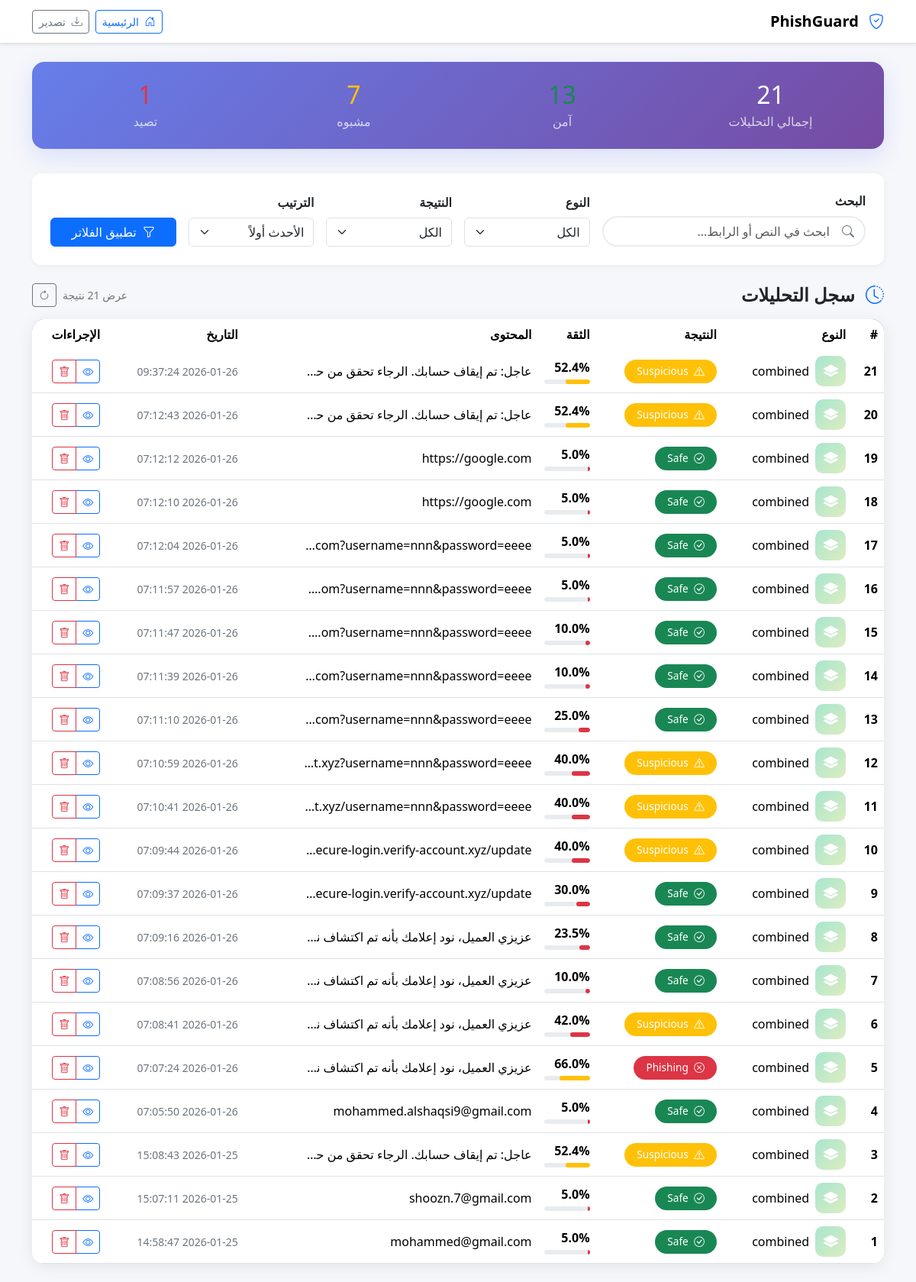
The app's page /history with its own data.
### tables this page shows
CREATE TABLE analysis_logs (
        id INTEGER PRIMARY KEY AUTOINCREMENT,
        input_type TEXT NOT NULL,              -- 'email' or 'url' or 'combined'
        email_text TEXT,
        url TEXT,
        label TEXT NOT NULL,                   -- Safe / Suspicious / Phishing
        confidence REAL NOT NULL,              -- 0..1
        explanation TEXT NOT NULL,
        client_ip TEXT,
        user_agent TEXT,
        created_at DATETIME DEFAULT CURRENT_TIMESTAMP
    );

### app/main.py (the view)
@app.get("/history", response_class=HTMLResponse)
def history(request: Request):
    conn = get_conn()
    rows = conn.execute("""
        SELECT id, input_type, label, confidence, created_at, substr(email_text,1,120) as email_preview, substr(url,1,120) as url_preview
        FROM analysis_logs
        ORDER BY id DESC
        LIMIT 200
    """).fetchall()
    conn.close()
    return templates.TemplateResponse("history.html", {"request": request, "rows": rows})

### app/templates/history.html (shortened to what this page needs)
<!doctype html>
<html lang="ar" dir="rtl">
<head>
  <link href="https://cdn.jsdelivr.net/npm/bootstrap@5.3.3/dist/css/bootstrap.rtl.min.css" rel="stylesheet">
  <link href="https://cdn.jsdelivr.net/npm/bootstrap-icons@1.11.0/font/bootstrap-icons.css" rel="stylesheet">
  <link href="/static/css/style.css" rel="stylesheet">
</head>
<body class="bg-soft">
  <nav class="navbar bg-white border-bottom sticky-top shadow-sm">
    <div class="container">
      <a class="navbar-brand fw-bold" href="/">
        <i class="bi bi-shield-check text-primary me-2"></i>
        PhishGuard
      </a>
      <div class="d-flex gap-2">
        <a class="btn btn-outline-primary btn-sm" href="/">
          <i class="bi bi-house-door me-1"></i>
          الرئيسية
        </a>
        <button class="btn btn-outline-secondary btn-sm" onclick="exportData()">
          <i class="bi bi-download me-1"></i>
          تصدير
        </button>
      </div>
    </div>
  </nav>
  <main class="container py-4">
    <div class="stats-card">
      <div class="row g-4">
        <div class="col-md-3">
          <div class="text-center">
            <h2 class="mb-1" id="totalCount">0</h2>
            <p class="mb-0 opacity-75">إجمالي التحليلات</p>
          </div>
        </div>
        <div class="col-md-3">
          <div class="text-center">
            <h2 class="mb-1 text-success" id="safeCount">0</h2>
            <p class="mb-0 opacity-75">آمن</p>
          </div>
        </div>
        <div class="col-md-3">
          <div class="text-center">
            <h2 class="mb-1 text-warning" id="suspiciousCount">0</h2>
            <p class="mb-0 opacity-75">مشبوه</p>
          </div>
        </div>
        <div class="col-md-3">
          <div class="text-center">
            <h2 class="mb-1 text-danger" id="phishingCount">0</h2>
            <p class="mb-0 opacity-75">تصيد</p>
          </div>
        </div>
      </div>
    </div>
    <div class="filter-section">
      <div class="row g-3 align-items-end">
        <div class="col-md-4">
          <label class="form-label fw-semibold">البحث</label>
          <div class="search-box">
            <i class="bi bi-search"></i>
            <input type="text" class="form-control" id="searchInput" placeholder="ابحث في النص أو الرابط...">
          </div>
        </div>
        <div class="col-md-2">
          <label class="form-label fw-semibold">النوع</label>
          <select class="form-select" id="typeFilter">
            <option value="">الكل</option>
          </select>
        </div>
        <div class="col-md-2">
          <label class="form-label fw-semibold">النتيجة</label>
          <select class="form-select" id="resultFilter">
            <option value="">الكل</option>
          </select>
        </div>
        <div class="col-md-2">
          <label class="form-label fw-semibold">الترتيب</label>
          <select class="form-select" id="sortOrder">
            <option value="desc">الأحدث أولاً</option>
          </select>
        </div>
        <div class="col-md-2">
          <button class="btn btn-primary w-100" onclick="applyFilters()">
            <i class="bi bi-funnel me-1"></i>
            تطبيق الفلاتر
          </button>
        </div>
      </div>
    </div>
    <div class="d-flex align-items-center justify-content-between mb-3">
      <h4 class="fw-bold mb-0">
        <i class="bi bi-clock-history text-primary me-2"></i>
        سجل التحليلات
      </h4>
      <div class="d-flex gap-2 align-items-center">
        <span class="text-secondary small" id="resultsCount">عرض 0 نتيجة</span>
        <button class="btn btn-outline-secondary btn-sm" onclick="refreshData()">
          <i class="bi bi-arrow-clockwise"></i>
        </button>
      </div>
    </div>
    <div class="history-table">
      <div class="table-responsive">
        <table class="table table-hover align-middle mb-0" id="historyTable">
          <thead>
            <tr>
              <th class="border-0">#</th>
              <th class="border-0">النوع</th>
              <th class="border-0">النتيجة</th>
              <th class="border-0">الثقة</th>
              <th class="border-0">المحتوى</th>
              <th class="border-0">التاريخ</th>
              <th class="border-0">الإجراءات</th>
            </tr>
          </thead>
          <tbody id="tableBody">
            {% for r in rows %}
            <tr data-type="{{ r['input_type'] }}" data-result="{{ r['label'] }}" data-content="{{ r['email_preview'] or r['url_preview'] }}">
              <td class="fw-semibold">{{ r["id"] }}</td>
              <td>
                <div class="d-flex align-items-center gap-2">
                  <div class="type-icon type-{{ r['input_type'] }}">
                    {% if r['input_type'] == 'email' %}
                      <i class="bi bi-envelope-fill text-white"></i>
                    {% elif r['input_type'] == 'url' %}
                      <i class="bi bi-link-45deg text-white"></i>
                    {% else %}
                      <i class="bi bi-layers-fill text-white"></i>
                    {% endif %}
                  </div>
                  <span class="fw-medium">{{ r["input_type"] }}</span>
                </div>
              </td>
              <td>
                <span class="badge badge-status
                  {% if r['label']=='Safe' %} bg-success
                  {% elif r['label']=='Suspicious' %} bg-warning
                  {% else %} bg-danger {% endif %}">
                  {% if r['label']=='Safe' %}<i class="bi bi-check-circle me-1"></i>
                  {% elif r['label']=='Suspicious' %}<i class="bi bi-exclamation-triangle me-1"></i>
                  {% else %}<i class="bi bi-x-circle me-1"></i>{% endif %}
                  {{ r["label"] }}
                </span>
              </td>
              <td>
                <div class="fw-semibold">{{ (r["confidence"] * 100) | round(1) }}%</div>
                <div class="confidence-bar">
                  <div class="confidence-fill
                    {% if r['confidence'] >= 0.8 %} bg-success
                    {% elif r['confidence'] >= 0.5 %} bg-warning
                    {% else %} bg-danger {% endif %}
                    " data-confidence="{{ r.confidence * 100 }}"></div>
                </div>
              </td>
              <td>
                <div class="preview-text" title="{{ r['email_preview'] or r['url_preview'] }}">
                  {{ r['email_preview'] or r['url_preview'] }}
                </div>
              </td>
              <td>
                <div class="small text-secondary">{{ r["created_at"] }}</div>
              </td>
              <td>
                <div class="btn-group" role="group">
                  <button class="btn btn-sm btn-outline-primary view-details-btn" data-id="{{ r.id }}" title="عرض التفاصيل">
                    <i class="bi bi-eye"></i>
                  </button>
                  <button class="btn btn-sm btn-outline-danger delete-record-btn" data-id="{{ r.id }}" title="حذف">
                    <i class="bi bi-trash"></i>
                  </button>
                </div>
              </td>
            </tr>
            {% endfor %}
          </tbody>
        </table>
      </div>
    </div>
  </main>
</body>
</html>

### app/static/css/style.css (style rules this page uses)
:root { --soft: #f6f7fb; }
.bg-soft { background: var(--soft); }
textarea.form-control, input.form-control { border-radius: 12px; }

### app/templates/history.html (style rules this page uses)
.stats-card { background: linear-gradient(135deg, #667eea 0%, #764ba2 100%); color: white; border-radius: 16px; padding: 1.5rem; margin-bottom: 2rem; box-shadow: 0 10px 30px rgba(102, 126, 234, 0.2); }
.history-table { background: white; border-radius: 16px; overflow: hidden; box-shadow: 0 4px 20px rgba(0,0,0,0.08); }
.history-table thead { background: linear-gradient(135deg, #667eea 0%, #764ba2 100%); color: white; }
.badge-status { font-weight: 500; padding: 0.5rem 1rem; border-radius: 20px; font-size: 0.85rem; }
.confidence-bar { height: 6px; border-radius: 3px; background: #e9ecef; overflow: hidden; margin-top: 0.25rem; }
.confidence-fill { height: 100%; border-radius: 3px; transition: width 0.3s ease; }
.preview-text { max-width: 300px; overflow: hidden; text-overflow: ellipsis; white-space: nowrap; }
.filter-section { background: white; border-radius: 12px; padding: 1.5rem; margin-bottom: 1.5rem; box-shadow: 0 2px 10px rgba(0,0,0,0.05); }
.search-box { position: relative; }
.search-box i { position: absolute; right: 15px; top: 50%; transform: translateY(-50%); color: #6c757d; }
.search-box input { padding-right: 45px; border-radius: 25px; border: 2px solid #e9ecef; transition: border-color 0.3s ease; }
.type-icon { width: 40px; height: 40px; border-radius: 10px; display: flex; align-items: center; justify-content: center; font-size: 1.2rem; }
.type-combined { background: linear-gradient(135deg, #a8e6cf, #dcedc1); }

### records on screen
analysis_logs: id "21", input_type "combined", label "Suspicious", (r['confidence']*100)|round(1) "52.4", created_at "2026-01-26 09:37:24"
analysis_logs: id "20", input_type "combined", label "Suspicious", (r['confidence']*100)|round(1) "52.4", created_at "2026-01-26 07:12:43"
analysis_logs: id "19", input_type "combined", label "Safe", (r['confidence']*100)|round(1) "5.0", url "https://google.com", created_at "2026-01-26 07:12:12"
analysis_logs: id "18", input_type "combined", label "Safe", (r['confidence']*100)|round(1) "5.0", url "https://google.com", created_at "2026-01-26 07:12:10"
analysis_logs: id "17", input_type "combined", label "Safe", (r['confidence']*100)|round(1) "5.0", r "https://google.com?username=nnn&password=ee…", created_at "2026-01-26 07:12:04"
analysis_logs: id "16", input_type "combined", label "Safe", (r['confidence']*100)|round(1) "5.0", r "https://google.om?username=nnn&password=ee…", created_at "2026-01-26 07:11:57"
analysis_logs: id "15", input_type "combined", label "Safe", (r['confidence']*100)|round(1) "10.0", r "http://google.om?username=nnn&password=ee…", created_at "2026-01-26 07:11:47"
analysis_logs: id "14", input_type "combined", label "Safe", (r['confidence']*100)|round(1) "10.0", r "http://google.om.com?username=nnn&password=ee…", created_at "2026-01-26 07:11:39"
analysis_logs: id "13", input_type "combined", label "Safe", (r['confidence']*100)|round(1) "25.0", r "http://secure-login.verify-account.com?username=nnn&password=ee…", created_at "2026-01-26 07:11:10"
analysis_logs: id "12", input_type "combined", label "Suspicious", (r['confidence']*100)|round(1) "40.0", r "http://secure-login.verify-account.xyz?username=nnn&password=ee…", created_at "2026-01-26 07:10:59"
analysis_logs: id "11", input_type "combined", label "Suspicious", (r['confidence']*100)|round(1) "40.0", r "http://secure-login.verify-account.xyz/username=nnn&password=ee…", created_at "2026-01-26 07:10:41"
analysis_logs: id "10", input_type "combined", label "Suspicious", (r['confidence']*100)|round(1) "40.0", r "http://secure-login.verify-account.xyz/upda…", created_at "2026-01-26 07:09:44"
analysis_logs: id "9", input_type "combined", label "Safe", (r['confidence']*100)|round(1) "30.0", r "https://secure-login.verify-account.xyz/upda…", created_at "2026-01-26 07:09:37"
analysis_logs: id "8", input_type "combined", label "Safe", (r['confidence']*100)|round(1) "23.5", created_at "2026-01-26 07:09:16"
analysis_logs: id "7", input_type "combined", label "Safe", (r['confidence']*100)|round(1) "10.0", created_at "2026-01-26 07:08:56"
analysis_logs: id "6", input_type "combined", label "Suspicious", (r['confidence']*100)|round(1) "42.0", created_at "2026-01-26 07:08:41"
analysis_logs: id "5", input_type "combined", label "Phishing", (r['confidence']*100)|round(1) "66.0", created_at "2026-01-26 07:07:24"
analysis_logs: id "4", input_type "combined", label "Safe", (r['confidence']*100)|round(1) "5.0", email_text "mohammed.alshaqsi9@gmail.com", created_at "2026-01-26 07:05:50"
analysis_logs: id "3", input_type "combined", label "Suspicious", (r['confidence']*100)|round(1) "52.4", created_at "2026-01-25 15:08:43"
analysis_logs: id "2", input_type "combined", label "Safe", (r['confidence']*100)|round(1) "5.0", email_text "shoozn.7@gmail.com", created_at "2026-01-25 15:07:11"
analysis_logs: id "1", input_type "combined", label "Safe", (r['confidence']*100)|round(1) "5.0", email_text "mohammed@gmail.com", created_at "2026-01-25 14:58:47"
